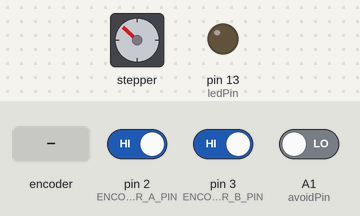
A sketch run on a simulated Arduino Uno, built with avr-gcc and run on an emulated ATmega328P. Shown: stepper motor, output pins drawn as LEDs (lit = HIGH). Wiring (inferred from the names in the program): stepper motor driver (200 steps per turn assumed): step pin 6; direction pin 5. The inputs (shaded band) are chosen by the test bench; at power-on: A1 (avoidPin) LOW, pin 2 (ENCODER_A_PIN) HIGH, pin 3 (ENCODER_B_PIN) HIGH. Pins used as bus, display or sensor lines are not drawn; what the sketch prints to the serial monitor is not drawn.

Above: at 1.2 s.
1.3 s: A1 (avoidPin) driven HIGH
At 1.66 s:
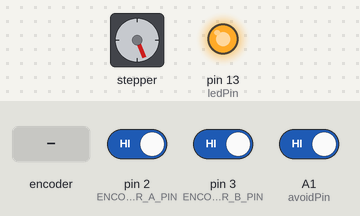
At 2.56 s:
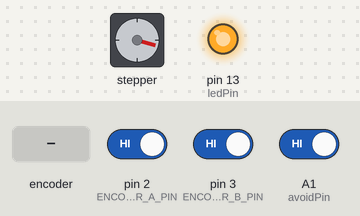
4.3 s: rotary encoder on pin 2 (ENCODER_A_PIN) / pin 3 (ENCODER_B_PIN) turned 2 steps (second pin leading)
7.5 s: rotary encoder on pin 2 (ENCODER_A_PIN) / pin 3 (ENCODER_B_PIN) turned 1 step (first pin leading)
10.7 s: A1 (avoidPin) driven LOW
At 11.0 s:
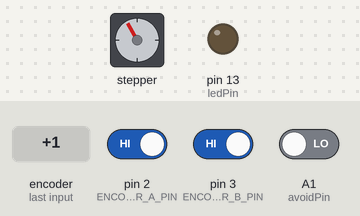
13.7 s: rotary encoder on pin 2 (ENCODER_A_PIN) / pin 3 (ENCODER_B_PIN) turned 2 steps (second pin leading)
Timing chart, 0 to 21.1 s (numbered marks = the images above; inputs shaded):
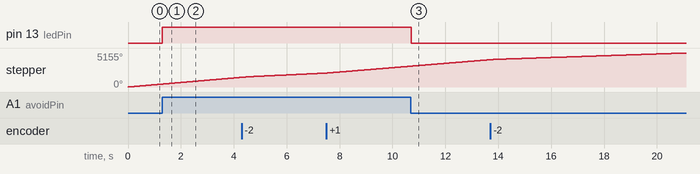

Measured:
- after the input at 1.3 s, pin 13 (ledPin): LOW → HIGH at once
- after the input at 10.7 s, pin 13 (ledPin): HIGH → LOW at once

The sketch:

project.ino
```cpp
#define  avoidPin  A1 // задаем имя для порта с датчиком
#define  ledPin  13     // задаем имя для порта со светодиодом
#define DIR_PIN 5 // Пин направления
#define STEP_PIN 6 // Пин шага
//encoder part:
#define ENCODER_A_PIN 2
#define ENCODER_B_PIN 3

int  avoid;
int  prevAvoid = LOW;  // добавляем переменную для отслеживания предыдущего состояния
int  counter = 0;  // добавляем счетчик
//encoder part:
volatile long encoderValue = 1;
long lastEncoderValue = 0;
int lastMSB = 0;
int lastLSB = 0;


void setup() {
  pinMode(DIR_PIN, OUTPUT);
  pinMode(STEP_PIN, OUTPUT);
  Serial.begin(57600);  // инициализация монитора порта

  pinMode(avoidPin, INPUT);
  pinMode(ledPin, OUTPUT);

   pinMode(ENCODER_A_PIN, INPUT_PULLUP);
  pinMode(ENCODER_B_PIN, INPUT_PULLUP);

  // Прерывания для пинов A и B энкодера
  attachInterrupt(digitalPinToInterrupt(ENCODER_A_PIN), updateEncoder, CHANGE);
  attachInterrupt(digitalPinToInterrupt(ENCODER_B_PIN), updateEncoder, CHANGE);

  Serial.begin(57600);
}

void loop() {

//работа датчика движения

//encoder part:
 if (lastEncoderValue != encoderValue) {
    Serial.println(encoderValue);
    lastEncoderValue = encoderValue;
  }


  digitalWrite(DIR_PIN, HIGH); // Задаем направление вращения

  // Делаем 200 шагов (полный оборот для двигателя с шагом 1.8 градуса)
  for(int i = 0; i<10000; i++) {
    if( counter < 40) {
      digitalWrite(STEP_PIN, HIGH);
      delayMicroseconds(1000); // Задержка определяет скорость вращения
      digitalWrite(STEP_PIN, LOW);
      delayMicroseconds(1000);
      avoid = digitalRead(avoidPin);  // получаем данные с датчика препятствий

     Serial.print("Avoid Sensor - ");  // выводим данные с датчика на монитор
   Serial.println(avoid);
     Serial.print("Encoder - ");  // выводим данные с датчика на монитор
   Serial.println(encoderValue);

   if (avoid == HIGH) {
      digitalWrite(ledPin, HIGH);
      if (prevAvoid == LOW) {  // если предыдущее состояние было LOW, увеличиваем счетчик
         counter++;
         Serial.print("Counter: ");  // выводим значение счетчика на монитор
         Serial.println(counter);
      }
   }
   else {
      digitalWrite(ledPin, LOW);
   }

   prevAvoid = avoid;
   delay(encoderValue);  // сохраняем текущее состояние как предыдущее для следующей итерации
    }
    else {
      delay(1000);
      counter = 0;
    }
  }
//работа двигателя
}
//encoder part:
void updateEncoder() {
  int MSB = digitalRead(ENCODER_A_PIN); //Most significant bit
  int LSB = digitalRead(ENCODER_B_PIN); //Least significant bit

  int encoded = (MSB << 1) | LSB; //converting the 2 pin value to single number
  int sum = (lastMSB << 3) | (lastLSB << 2) | encoded; //adding it to the previous encoded value

  if(sum == 0b0001 || sum == 0b0111 || sum == 0b1110 || sum == 0b1000) encoderValue += 1;
  if(sum == 0b0010 || sum == 0b1011 || sum == 0b1101 || sum == 0b0100) encoderValue -= 1;

  lastMSB = MSB;
  lastLSB = LSB;
}
```
